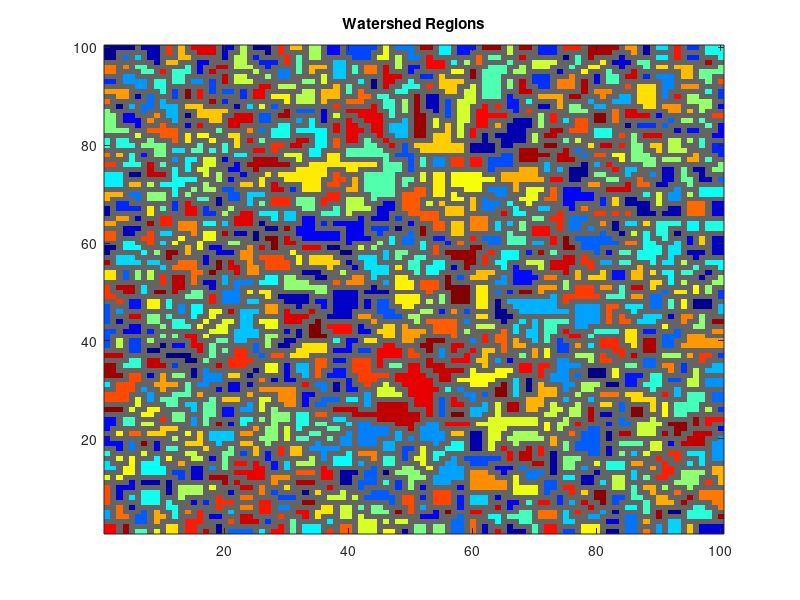

Write the MATLAB code that produced this figure. (Note: this script raises an error after producing the figure.)
function [rgn, rgn_lbls, Lborders, amatr, data] = peaksWShed( data , conn, bl_thresh, f_verb, verb_pref, f_disp )
%peaksWShed determines peak regions using matlab watershed function.
% It uses labelWShedBorders_imdilate to label border pixels and determine
% region adjacencies.
%
% INPUTS:
%   data   -- 2D matrix of image data. defaults to peaks(100).
%   conn   -- pixel connection to be used by watershed. default 8. 
%   bl_thresh  -- power threshold used to cut off low power data to speed
%                 up computation. Default = [];
%   f_verb -- flag indicator whether to output text statements of progress.
%             0 - no output. 1 - output current function level.
%             defaults to 0. 
%   verb_pref -- prefix string for verbose output. defaults to ''.
%   f_disp -- flag indicator whether to plot. 
%             defaults to false, unless using default data.
% OUTPUTS:
%   rgn         -- 1D cell array of vector lists of linear idx of all pixels for each region.
%   rgn_lbls    -- vector of region labels.
%   Lborders    -- 1D cell array of vector lists of linear idx of border pixels for each region 
%   amatr       -- two-column matrix of region adjacencies.
%                  each row contains region lables of two adjacent regions. 
%   data        -- optional output of the data in the event it was
%                  generated by default.
%
%   Copyright 2022 Michael J. Prerau, Ph.D. - http://www.sleepEEG.org
%   This work is licensed under a Creative Commons Attribution-NonCommercial-ShareAlike 4.0 International License.
%   (http://creativecommons.org/licenses/by-nc-sa/4.0/)
%      
%   Authors: Patrick Stokes
%
% Created on: 20171015
% Modified: 20190214 -- cleaned up for toolbox.
%           20171016 -- changed b/c rgn now returned by labelWShedBorders_imdilate 
%

%*************************
% Handle variable inputs *
%*************************
if nargin<6
    f_disp = [];
end
if nargin<5
    verb_pref = [];
end
if nargin<4
    f_verb = [];
end
if nargin<3
    bl_thresh = [];
end
if nargin<2
    conn = [];
end
if nargin<1   
    data = [];
end

%************************
% Set default arguments *
%************************
if isempty(f_disp)
    f_disp = false;
end
if isempty(verb_pref)
    verb_pref = '';
end

if isempty(f_verb)
    f_verb = 0;
end
if isempty(conn)
    conn = 8;
end
if isempty(data)
    N = 100;
    data = abs(peaks(N))+randn(N)*.5; % peaks(100); % 
    f_verb = 1;
    f_disp = 1;
end

%****************
% Run watershed *
%****************
if f_verb > 0
    disp([verb_pref 'Running watershed...']);
end


% Threshold chunk of image data
if ~isempty(bl_thresh)
    % set value used to mark regions labels where data should be excluded
    exclusion_val = intmax('uint16');
    
    % Set data below threshold to some high number (flintmax)
    below_thresh_inds = data < bl_thresh';
    data(below_thresh_inds) = flintmax;
    
    % Run watershed
    Ldata = watershed(-data , conn);
    
    % If region contains flintmax, set the region's label to exclusion_val
    for ii = 1:max(Ldata,[],'all','omitnan')
        region_inds = Ldata == ii;
        data_val = max(data(region_inds));
        if data_val == flintmax
            Ldata(region_inds) = exclusion_val;
        end
    end

else
    exclusion_val = [];
    Ldata = watershed(-data , conn);
end


if f_disp
    RGB2 = label2rgb(Ldata, 'jet', 'c', 'shuffle');
    R = squeeze(RGB2(:,:,1));
    G = squeeze(RGB2(:,:,2));
    B = squeeze(RGB2(:,:,3));
    R(~Ldata) = 100;
    G(~Ldata) = 100;
    B(~Ldata) = 100;
    RGB2 = cat(3,R,G,B);
    fh = figure('units','normalized','position',[0.7674    0.3978    0.4007    0.4811]);
    ax = axes(fh);
    imagesc(ax,RGB2);
    axis(ax,'xy');
    title(ax,'Watershed Regions');
end

%*******************************************************
% Label border pixels and determine region adjacencies *
%*******************************************************
if f_verb > 0
    disp([verb_pref 'Labeling watershed borders...']);
end

[rgn,rgn_lbls,Lborders,amatr] = labelWShedBorders_imdilate(Ldata, exclusion_val, f_disp-1);

end


